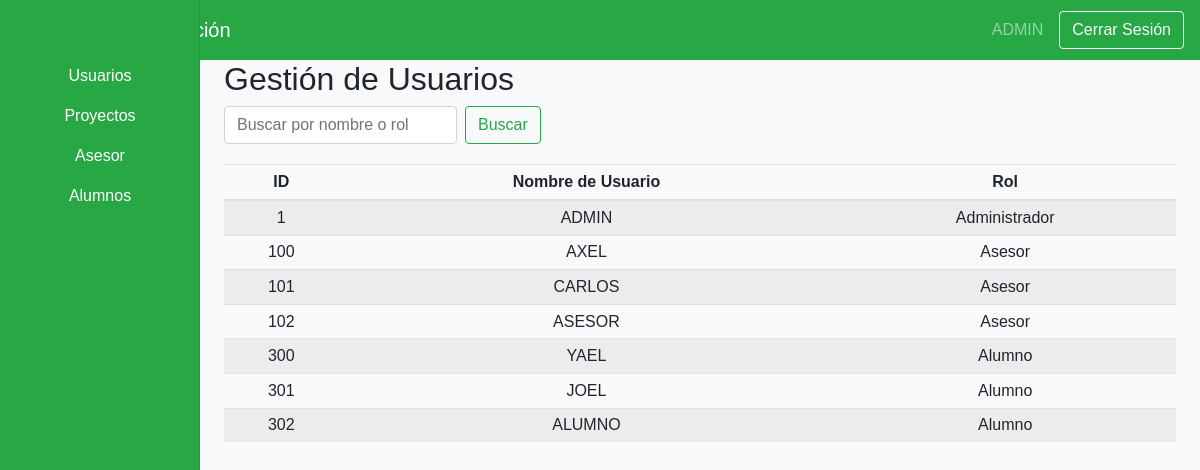
The app's page /views/admin/dashboardAdmin.php (signed in) with its own data.
### tables this page shows
CREATE TABLE IF NOT EXISTS `usuario` (
  `ID_Usuario` int NOT NULL AUTO_INCREMENT,
  `Nombre_Usuario` varchar(50) NOT NULL,
  `Contraseña` varchar(255) NOT NULL,
  `Rol` int DEFAULT NULL,
  PRIMARY KEY (`ID_Usuario`),
  KEY `fk_usuario_rol` (`Rol`)
);

### Includes/functions.php (called while the page is built, shortened)
<?php
function getRoleName($roleId) {
    switch ($roleId) {
        case 1:
            return 'Alumno';
        case 2:
            return 'Asesor';
        case 3:
            return 'Administrador';
    }
}
?>

### Views/Admin/dashboardAdmin.php (the view, shortened to what this page needs)
<?php
include('../../includes/config.php');
?>
<!DOCTYPE html>
<html lang="es">
<head>
    <link rel="stylesheet" href="https://stackpath.bootstrapcdn.com/bootstrap/4.3.1/css/bootstrap.min.css">
    <link rel="stylesheet" href="<?php echo CSS_PATH; ?>dashboard.css">
</head>
<body>
    <nav class="navbar navbar-dark bg-success">
        <span class="navbar-brand mb-0 h1">Panel de Administración</span>
        <div class="d-flex align-items-center">
            <span class="navbar-text mr-3">
                <?php echo $_SESSION['username']; ?>
            </span>
            <a href="../public/logout.php" class="btn btn-outline-light">Cerrar Sesión</a>
        </div>
    </nav>
    <div class="container-fluid">
        <div class="row">
            <nav class="col-md-2 d-none d-md-block bg-success sidebar">
                <div class="sidebar-sticky">
                    <ul class="nav flex-column">
                        <li class="nav-item">
                            <a class="nav-link text-white text-center" href="#">
                                Usuarios
                            </a>
                        </li>
                        <li class="nav-item">
                            <a class="nav-link text-white text-center" href="dashboardAdminProyectos.php">
                                Proyectos
                            </a>
                        </li>
                        <li class="nav-item">
                            <a class="nav-link text-white text-center" href="dashboardAdminAsesor.php">
                                Asesor
                            </a>
                        </li>
                        <li class="nav-item">
                            <a class="nav-link text-white text-center" href="dashboardAdminAlumnos.php">
                                Alumnos
                            </a>
                        </li>
                    </ul>
                </div>
            </nav>
            <main role="main" class="col-md-9 ml-sm-auto col-lg-10 px-4">
                <h2>Gestión de Usuarios</h2>
                <form method="GET" class="form-inline mb-3">
                    <input class="form-control mr-sm-2" type="search" name="search"
                        placeholder="Buscar por nombre o rol" aria-label="Buscar">
                    <button class="btn btn-outline-success my-2 my-sm-0" type="submit">Buscar</button>
                </form>
                <div class="table-responsive">
                    <table class="table table-striped table-sm text-center">
                        <thead>
                            <tr>
                                <th>ID</th>
                                <th>Nombre de Usuario</th>
                                <th>Rol</th>
                            </tr>
                        </thead>
                        <tbody>
                            <?php
                            $searchQuery = "";
                            $query = "SELECT ID_Usuario, Nombre_Usuario, Rol FROM usuario WHERE Rol != 4 $searchQuery ORDER BY ID_Usuario ASC";
                            $result = $connection->query($query);
                            while ($row = $result->fetch_assoc()) {
                                echo "<tr>";
                                echo "<td>" . htmlspecialchars($row['ID_Usuario']) . "</td>";
                                echo "<td>" . htmlspecialchars($row['Nombre_Usuario']) . "</td>";
                                echo "<td>" . htmlspecialchars(getRoleName($row['Rol'])) . "</td>";
                                echo "</tr>";
                            }
                            ?>
                        </tbody>
                    </table>
                </div>
            </main>
        </div>
    </div>
</body>
</html>

### Assets/CSS/dashboard.css (style rules this page uses)
body { font-family: Arial, sans-serif; background-color: #f8f9fa; }
.navbar { height: 60px; display: flex; align-items: center; justify-content: space-between; background-color: #28a745; color: white; }
.sidebar { position: fixed; top: 0; bottom: 0; left: 0; z-index: 100; padding: 48px 0 0; box-shadow: inset -1px 0 0 rgba(0, 0, 0, 0.1); background-color: #28a745; }
.sidebar-sticky { position: relative; top: 0; height: calc(100vh - 48px); padding-top: 0.5rem; overflow-x: hidden; overflow-y: auto; }
.sidebar .nav-link { font-weight: 500; color: black; }
.table-responsive { margin-top: 20px; }
.table-striped tbody tr:nth-of-type(odd) { background-color: rgba(0, 0, 0, 0.05); }

### records on screen
usuario: ID_Usuario "1", Nombre_Usuario "ADMIN", Rol "Administrador"
usuario: ID_Usuario "100", Nombre_Usuario "AXEL", Rol "Asesor"
usuario: ID_Usuario "101", Nombre_Usuario "CARLOS", Rol "Asesor"
usuario: ID_Usuario "102", Nombre_Usuario "ASESOR", Rol "Asesor"
usuario: ID_Usuario "300", Nombre_Usuario "YAEL", Rol "Alumno"
usuario: ID_Usuario "301", Nombre_Usuario "JOEL", Rol "Alumno"
usuario: ID_Usuario "302", Nombre_Usuario "ALUMNO", Rol "Alumno"

### other values on screen
$_SESSION['username'] "ADMIN"
